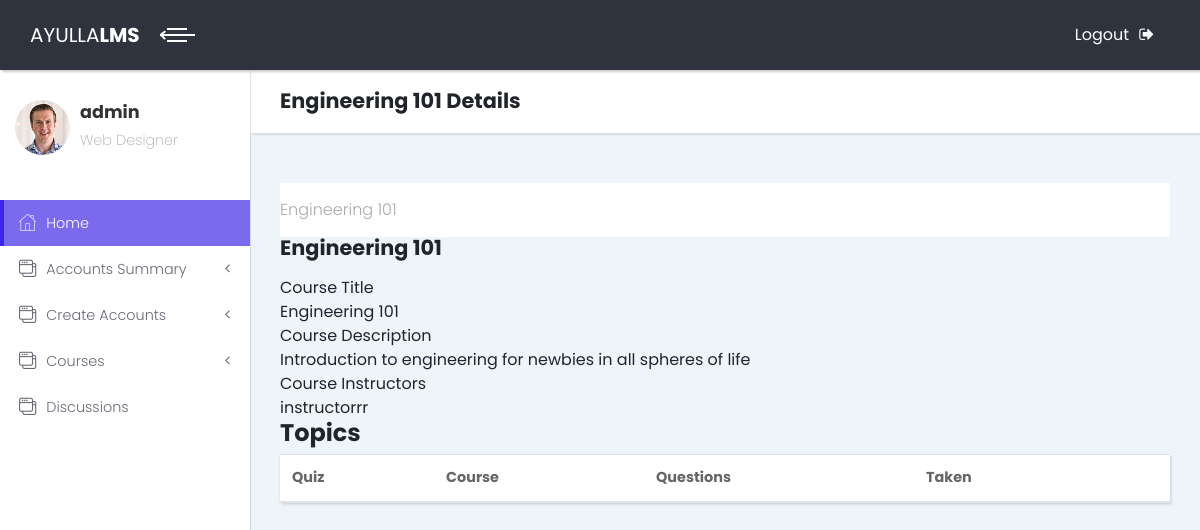
Page /adminact/view-course/2/ (signed in) on the committed database.
### accounts/models.py (models this page shows)
class User(AbstractUser):
    is_student = models.BooleanField(default=False)
    is_instructor = models.BooleanField(default=False)
    is_teaching_assistant = models.BooleanField(default=False)
    is_observer = models.BooleanField(default=False)

### course/models.py (models this page shows, shortened)
class Course(models.Model):
    creator = models.ForeignKey(User, on_delete=models.PROTECT,related_name='courses')
    title = models.CharField(max_length=255)
    slug = models.SlugField(unique=True,blank=True)
    image = models.FileField(upload_to='course', blank=True)
    blob = models.CharField(max_length=500, blank=True)
    description = models.TextField()
    created = models.DateField(auto_now_add=True)
    class Meta:
        verbose_name_plural = 'Course'

### instructor/models.py (models this page shows, shortened)
class Instructor(models.Model):
    user = models.OneToOneField(User, primary_key=True, on_delete=models.CASCADE, related_name='instructor')
    photo = models.FileField(upload_to='tutor', null=True, blank=True)
    designation = models.CharField(max_length=200, null=True, blank=True)
    phone = models.CharField(max_length=200, null=True, blank=True)
    website = models.URLField(null=True, blank=True)
    address = models.CharField(max_length=500, null=True, blank=True)
    state = models.CharField(max_length=200, null=True, blank=True)
    country = models.CharField(max_length=200, null=True, blank=True)
    bio = models.TextField(null=True, blank=True)
    course = models.ManyToManyField('course.Course')
    class Meta:
        verbose_name_plural = 'Instructor'

### adminactions/views.py (the view)
# urls.py: path('view-course/<int:course_pk>/', AdminCourseDetailView.as_view(), name='admin_view_courses'),
@method_decorator([login_required, admin_required], name='dispatch')
class AdminCourseDetailView(DetailView):
    model = Course
    context_object_name = 'course'
    template_name = 'take_course.html'
    pk_url_kwarg = 'course_pk'
    def get_context_data(self, **kwargs):
        context = super().get_context_data(**kwargs)
        self.course = get_object_or_404(Course, pk=self.kwargs['course_pk'])
        context['instructors'] = self.course.instructor_set.all()
        return context

### student/templates/take_course.html (shortened to what this page needs)
{% extends 'externals/base.html' %}
          {% block header %}
            <div class="container-fluid">
              <h2 class="no-margin-bottom">{{ course.title }} Details</h2>
            </div>
          {% endblock header %}
    {% block content %}
    <section class="dashboard-counts no-padding-bottom">
            <div class="container-fluid">
  <nav aria-label="breadcrumb">
    <ol class="breadcrumb">
      <li class="breadcrumb-item active" aria-current="page">{{ course.title }}</li>
    </ol>
  </nav>
  <h2 class="mb-3">{{ course.title }}</h2>
<div class="panel panel-primary">
  <div class="panel-heading">Course Title</div>
  <div class="panel-body">
    {{ course.title }}
  </div>
<div class="panel panel-primary">
  <div class="panel-heading">Course Description</div>
  <div class="panel-body">
    {{ course.description }}
  </div>
<div class="panel panel-primary">
  <div class="panel-heading">Course Instructors</div>
  <div class="panel-body">
    {% for instructor in instructors %}
        {{ instructor.user.username }}
      {% endfor %}
  <h1>Topics</h1>
  </div>
</div>
  <div class="card">
    <table class="table mb-0">
      <thead>
        <tr>
          <th>Quiz</th>
          <th>Course</th>
          <th>Questions</th>
          <th>Taken</th>
          <th></th>
        </tr>
      </thead>
    </table>
  </div>
</div>
</div>
            </div>
    </section>
{% endblock %}

### templates/externals/base.html (shortened to what this page needs)
{% load static %}<!DOCTYPE html>
<html>
  <head>
    <link rel="stylesheet" href="{% static 'externals/vendor/bootstrap/css/bootstrap.min.css' %}">
    <link rel="stylesheet" href="{% static 'externals/vendor/font-awesome/css/font-awesome.min.css' %}">
    <link rel="stylesheet" href="{% static 'externals/css/fontastic.css' %}">
    <link rel="stylesheet" href="{% static 'externals/css/style.default.css' %}" id="theme-stylesheet">
    <link rel="stylesheet" href="{% static 'externals/css/custom.css' %}">
      {% if user.is_authenticated and user.is_instructor %}
      <link rel="stylesheet" type="text/css" href="{% static 'css/instructor.css' %}">
    {% else %}
      <link rel="stylesheet" type="text/css" href="{% static 'css/students.css' %}">
    {% endif %}
  </head>
  <body>
    <div class="page">
      <header class="header">
        <nav class="navbar">
          <div class="container-fluid">
            <div class="navbar-holder d-flex align-items-center justify-content-between">
              <div class="navbar-header">
                <a href="index.html" class="navbar-brand d-none d-sm-inline-block">
                  <div class="brand-text d-none d-lg-inline-block"><span>AYULLA </span><strong>LMS</strong></div>
                  <div class="brand-text d-none d-sm-inline-block d-lg-none"><strong>BD</strong></div></a>
                <a id="toggle-btn" href="#" class="menu-btn active"><span></span><span></span><span></span></a>
              </div>
              <ul class="nav-menu list-unstyled d-flex flex-md-row align-items-md-center">
                <li class="nav-item"><a href="{% url 'logout' %}" class="nav-link logout"> <span class="d-none d-sm-inline">Logout</span><i class="fa fa-sign-out"></i></a></li>
              </ul>
            </div>
          </div>
        </nav>
      </header>
      <div class="page-content d-flex align-items-stretch">
        <nav class="side-navbar">
          <div class="sidebar-header d-flex align-items-center">
            <div class="avatar"><img src="{% static 'externals/img/avatar-1.jpg' %}" alt="..." class="img-fluid rounded-circle"></div>
            <div class="title">
              <h1 class="h4">{{ user.username }}</h1>
              <p>Web Designer</p>
            </div>
          </div>
            {% if user.is_staff %}
              <ul class="list-unstyled">
                        <li class="active"><a href="{% url 'admin_home' %}"> <i class="icon-home"></i>Home </a></li>
                        <li><a href="#exampledropdownDropdown" aria-expanded="false" data-toggle="collapse"> <i class="icon-interface-windows"></i>Accounts Summary </a>
                        </li>
                        <li><a href="#exampledropdownDropdown1" aria-expanded="false" data-toggle="collapse"> <i class="icon-interface-windows"></i>Create Accounts </a>
                        </li>
                        <li><a href="#exampledropdownDropdown2" aria-expanded="false" data-toggle="collapse"> <i class="icon-interface-windows"></i>Courses </a>
                        </li>
                 <li><a href="{% url 'discussion_home' %}"> <i class="icon-interface-windows"></i>Discussions </a></li>
              </ul>
            {% endif %}
        </nav>
        <div class="content-inner">
        <header class="page-header">
          {% block header %}
          {% endblock header %}
          </header>
            {% block content %}
            {% endblock content %}
        </div>
      </div>
    </div>
  </body>
</html>

### static/css/students.css (style rules this page uses)
body { background-color: #c2d4d8; }

### rows in the picture
User: username "admin"
Course: title "Engineering 101", description "Introduction to engineering for newbies in all spheres of life"
Instructor: user.username "instructorrr"
